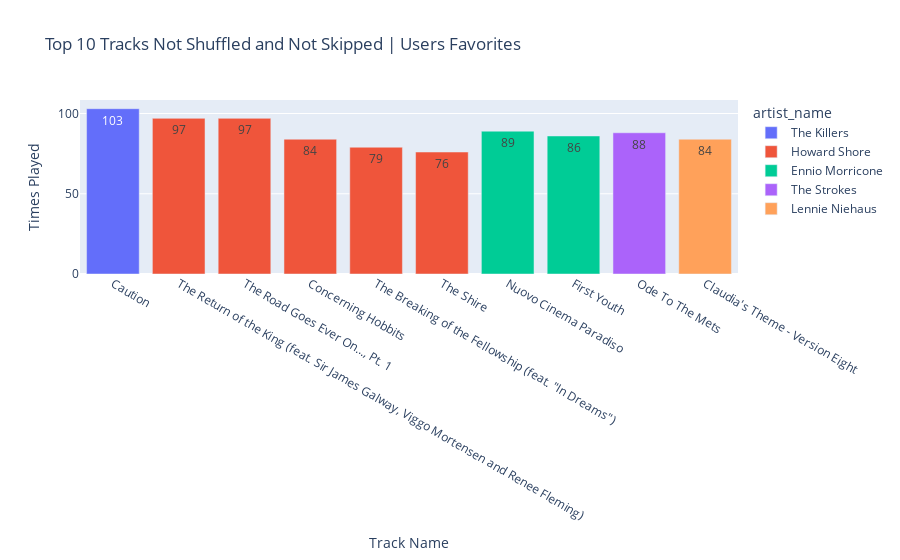

Notebook source saved alongside this figure:
### Code cell
# Top 10 tracks not shuffled and not skipped - Users favorites

top_not_shuffled_not_skipped_tracks = df_not_shuffled_not_skip.groupby(['track_name','artist_name']).agg(times_played = ('skipped','count')).reset_index().sort_values(by='times_played', ascending=False).head(10)

fig5 = px.bar(
    top_not_shuffled_not_skipped_tracks, 
    x='track_name', 
    y='times_played', 
    title='Top 10 Tracks Not Shuffled and Not Skipped | Users Favorites',
    labels={'track_name': 'Track Name', 'times_played': 'Times Played'},
    color='artist_name',
    text='times_played'
)

fig5.show()

### Figure 1 — Plotly figure (JSON) as saved in the notebook; plotly's stock layout.template omitted (floating-point values rounded to 4 significant figures)
{"data": [{"hovertemplate": "artist_name=The Killers<br>Track Name=%{x}<br>Times Played=%{text}<extra></extra>", "legendgroup": "The Killers", "marker": {"color": "#636efa", "pattern": {"shape": ""}}, "name": "The Killers", "orientation": "v", "showlegend": true, "text": [103.0], "textposition": "auto", "type": "bar", "x": ["Caution"], "xaxis": "x", "y": [103], "yaxis": "y"}, {"hovertemplate": "artist_name=Howard Shore<br>Track Name=%{x}<br>Times Played=%{text}<extra></extra>", "legendgroup": "Howard Shore", "marker": {"color": "#EF553B", "pattern": {"shape": ""}}, "name": "Howard Shore", "orientation": "v", "showlegend": true, "text": [97.0, 97.0, 84.0, 79.0, 76.0], "textposition": "auto", "type": "bar", "x": ["The Return of the King (feat. Sir James Galway, Viggo Mortensen and Renee Fleming)", "The Road Goes Ever On..., Pt. 1", "Concerning Hobbits", "The Breaking of the Fellowship (feat. \"In Dreams\")", "The Shire"], "xaxis": "x", "y": [97, 97, 84, 79, 76], "yaxis": "y"}, {"hovertemplate": "artist_name=Ennio Morricone<br>Track Name=%{x}<br>Times Played=%{text}<extra></extra>", "legendgroup": "Ennio Morricone", "marker": {"color": "#00cc96", "pattern": {"shape": ""}}, "name": "Ennio Morricone", "orientation": "v", "showlegend": true, "text": [89.0, 86.0], "textposition": "auto", "type": "bar", "x": ["Nuovo Cinema Paradiso", "First Youth"], "xaxis": "x", "y": [89, 86], "yaxis": "y"}, {"hovertemplate": "artist_name=The Strokes<br>Track Name=%{x}<br>Times Played=%{text}<extra></extra>", "legendgroup": "The Strokes", "marker": {"color": "#ab63fa", "pattern": {"shape": ""}}, "name": "The Strokes", "orientation": "v", "showlegend": true, "text": [88.0], "textposition": "auto", "type": "bar", "x": ["Ode To The Mets"], "xaxis": "x", "y": [88], "yaxis": "y"}, {"hovertemplate": "artist_name=Lennie Niehaus<br>Track Name=%{x}<br>Times Played=%{text}<extra></extra>", "legendgroup": "Lennie Niehaus", "marker": {"color": "#FFA15A", "pattern": {"shape": ""}}, "name": "Lennie Niehaus", "orientation": "v", "showlegend": true, "text": [84.0], "textposition": "auto", "type": "bar", "x": ["Claudia's Theme - Version Eight"], "xaxis": "x", "y": [84], "yaxis": "y"}], "layout": {"barmode": "relative", "legend": {"title": {"text": "artist_name"}, "tracegroupgap": 0}, "title": {"text": "Top 10 Tracks Not Shuffled and Not Skipped | Users Favorites"}, "xaxis": {"anchor": "y", "domain": [0, 1], "title": {"text": "Track Name"}}, "yaxis": {"anchor": "x", "domain": [0, 1], "title": {"text": "Times Played"}}}}
